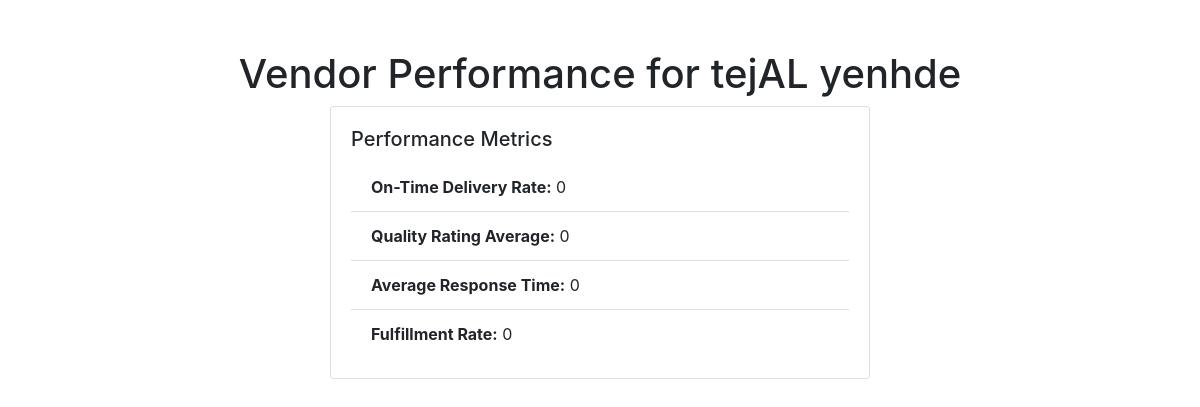
/api/vendors/2/performance, run on an earlier commit of the app's database.
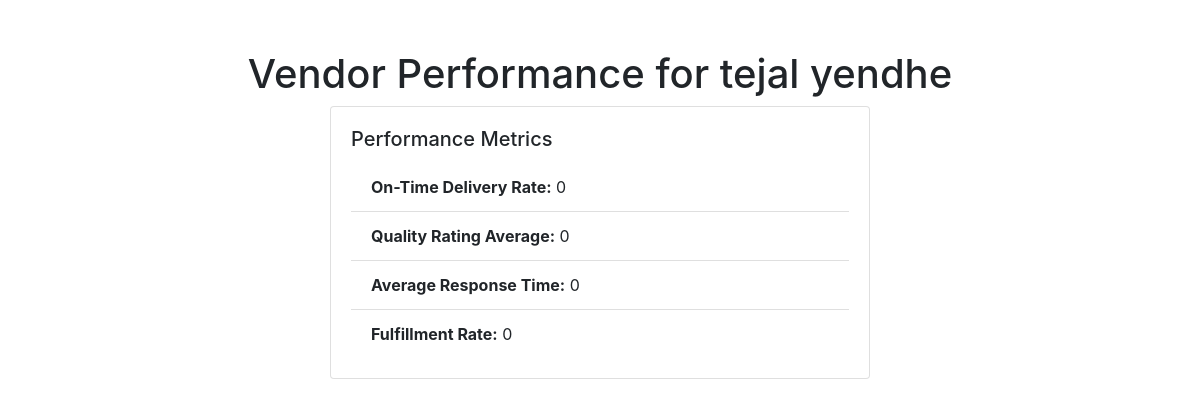
And on a later commit of the database.
### vms/models.py (models this page shows, shortened)
class Vendor(models.Model):
    name = models.CharField(max_length=50)
    contact_details = models.TextField()
    address = models.TextField()
    vendor_code = models.CharField(max_length=20, unique=True)
    on_time_delivery_rate = models.FloatField(default=0)
    quality_rating_avg = models.FloatField(default=0)
    average_response_time = models.FloatField(default=0)
    fulfillment_rate = models.FloatField(default=0)

### vms/views.py (the view)
# urls.py: path('api/vendors/<int:vendor_id>/performance', views.VendorPerformanceView.as_view()),
class VendorPerformanceView(APIView):
    def get(self, request, vendor_id):
        vendor = Vendor.objects.get(pk=vendor_id)
        completed_pos = PurchaseOrder.objects.filter(vendor=vendor, status='completed')
        total_completed_pos = completed_pos.count()
        on_time_delivered_pos = completed_pos.filter(delivery_date__lte=timezone.now()).count()
        on_time_delivery_rate = on_time_delivered_pos / total_completed_pos if total_completed_pos > 0 else 0
        quality_rating_avg = PurchaseOrder.objects.filter(vendor=vendor, quality_rating__isnull=False).aggregate(avg_quality_rating=Avg('quality_rating'))['avg_quality_rating'] or 0
        avg_response_time_timedelta = PurchaseOrder.objects.filter(vendor=vendor, acknowledgment_date__isnull=False).aggregate(
            avg_response_time=ExpressionWrapper(
                Avg(F('acknowledgment_date') - F('issue_date')),
                output_field=fields.DurationField()
            )
        )['avg_response_time']
        avg_response_time_seconds = avg_response_time_timedelta.total_seconds() if avg_response_time_timedelta else 0
        total_pos = PurchaseOrder.objects.filter(vendor=vendor).count()
        fulfilled_pos = PurchaseOrder.objects.filter(vendor=vendor, status='completed').count()
        fulfillment_rate = fulfilled_pos / total_pos if total_pos > 0 else 0
        context = {
            'vendor': vendor,
            'on_time_delivery_rate': on_time_delivery_rate,
            'quality_rating_avg': quality_rating_avg,
            'average_response_time': avg_response_time_seconds,  # No need to call total_seconds() again
            'fulfillment_rate': fulfillment_rate,
        }
        return render(request, 'performance/performance.html', context)

### templates/performance/performance.html (shortened to what this page needs)
<!DOCTYPE html>
<html lang="en">
<head>
    <link href="https://stackpath.bootstrapcdn.com/bootstrap/4.5.2/css/bootstrap.min.css" rel="stylesheet">
</head>
<body>
    <div class="container">
        <h1 class="text-center">Vendor Performance for {{ vendor.name }}</h1>
        <div class="row justify-content-center">
            <div class="col-md-6">
                <div class="card">
                    <div class="card-body">
                        <h5 class="card-title">Performance Metrics</h5>
                        <ul class="list-group list-group-flush">
                            <li class="list-group-item"><strong>On-Time Delivery Rate:</strong> {{ on_time_delivery_rate }}</li>
                            <li class="list-group-item"><strong>Quality Rating Average:</strong> {{ quality_rating_avg }}</li>
                            <li class="list-group-item"><strong>Average Response Time:</strong> {{ average_response_time }}</li>
                            <li class="list-group-item"><strong>Fulfillment Rate:</strong> {{ fulfillment_rate }}</li>
                        </ul>
                    </div>
                </div>
            </div>
        </div>
    </div>
</body>
</html>

What changed in the data, as far as the page shows it:
changed Vendor: name "tejAL yenhde" → "tejal yendhe"
